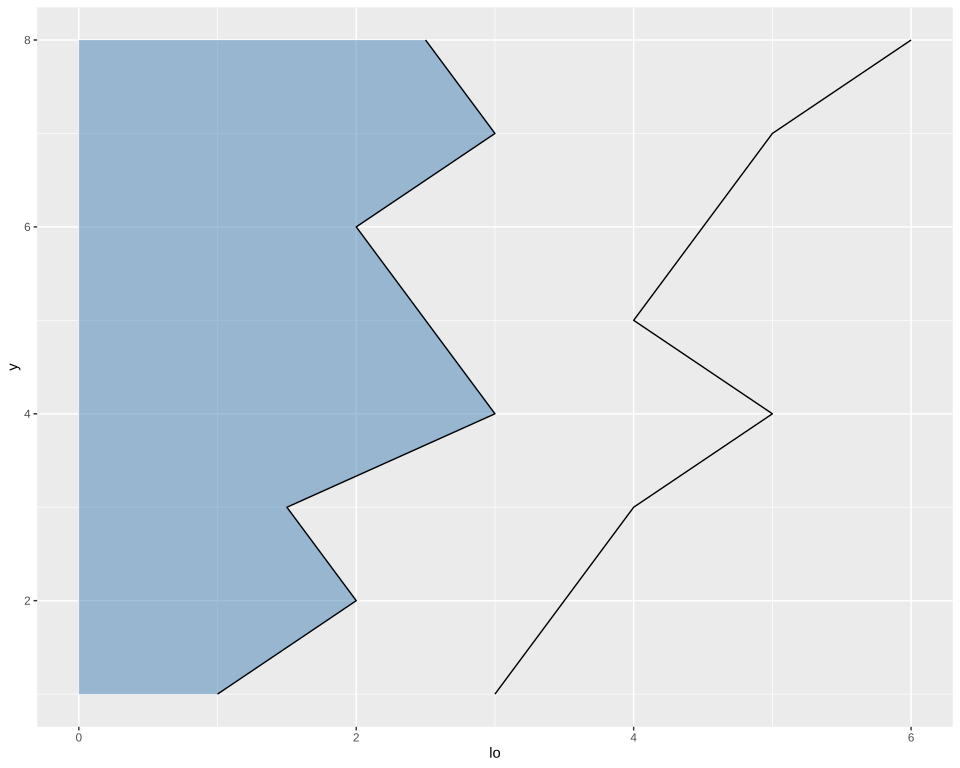

Write the R code that produced this figure.
# The plot test/golden/ribbon_horizontal.svg draws, drawn by ggplot2 itself, as ggplot2's own visual tests
# draw their snapshots: the independent check on that golden whenever it changes. The suite never
# runs this; it needs R, ggplot2 and vdiffr, saved as the Docker image giggly-r:ggplot2-4.0.3. From
# the repository's root:
#
#   docker run --rm -v "$PWD/test/golden":/golden:ro giggly-r:ggplot2-4.0.3 \
#     Rscript /golden/ribbon_horizontal.R > ribbon_horizontal.ggplot2.svg
#
# and compare the two drawings element by element, as test/golden/point.R describes.
#
# A ribbon given xmin and xmax runs up the panel, with no fill and outlined on both edges, over
# an area along y, from 0 across to its x, outlined on its upper edge in no colour, a line
# written with no stroke.
# First checked with ggplot2 4.0.3 and vdiffr 1.0.9: every element matches, the x axis drawn
# before the y as test/golden/point.R describes, and every clip path.

library(ggplot2)
data <- data.frame(y = 1:8, lo = c(1, 2, 1.5, 3, 2.5, 2, 3, 2.5), hi = c(3, 3.5, 4, 5, 4, 4.5, 5, 6))
plot <- ggplot(data) +
  geom_area(aes(x = lo, y = y), orientation = "y", fill = "steelblue", alpha = 0.5) +
  geom_ribbon(aes(y = y, xmin = lo, xmax = hi), colour = "black", fill = NA) +
  theme_gray()
file <- tempfile(fileext = ".svg")
vdiffr::write_svg(plot, file)
cat(readLines(file), sep = "\n")
